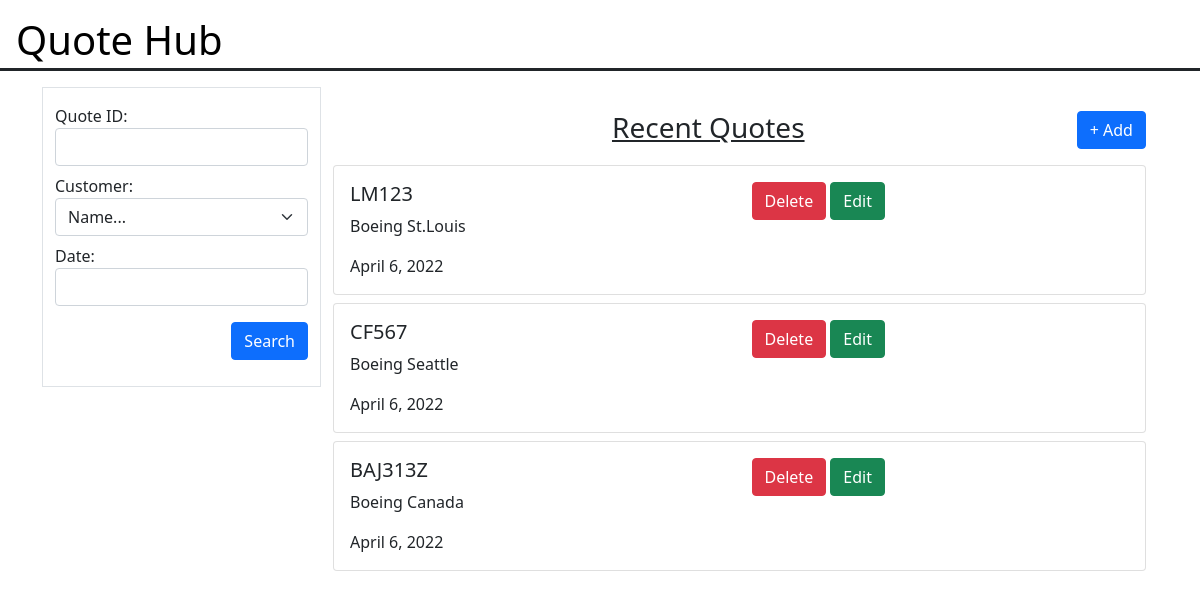
The app's page /home, older data.
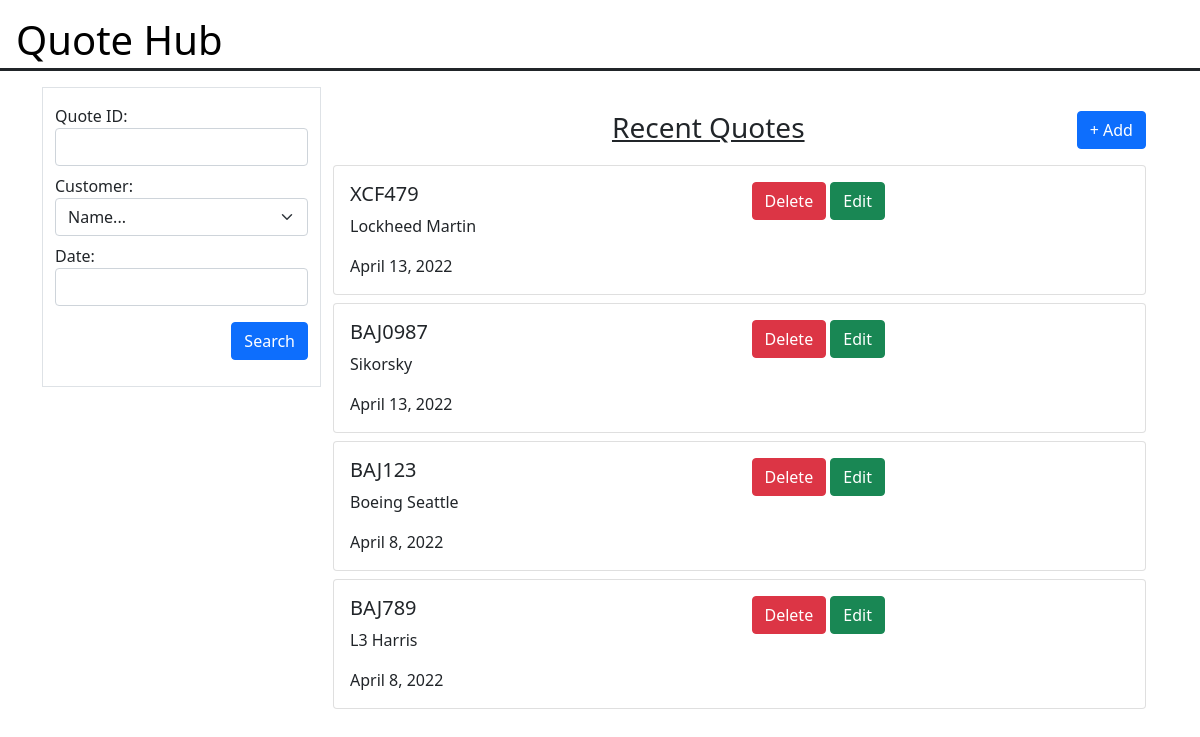
The same page, newer data.
### quote_lm/models.py (models this page shows, shortened)
class QuoteLm(models.Model):
    NONE = ''
    BOEING_CANADA = 'Boeing Canada'
    BOEING_SEATTLE = 'Boeing Seattle'
    BOEING_STLOUIS = 'Boeing St.Louis'
    L3_HARRIS = 'L3 Harris'
    LOCKHEED = 'Lockheed Martin'
    NORTHROP = 'Northrop Grumman'
    SIKORSKY = 'Sikorsky'
    SPIRIT = 'Spirit'
    ALUMINUM = 'AL'
    STEEL = 'STL'
    INVAR = 'INV'
    THIRTYTWORA = '32RA'
    SIXTYFOURRA = '64RA'
    ONETWENTYFIVERA = '125RA'
    CUSTOMER = [
        (NONE, 'Name...'),
        (BOEING_CANADA, 'Boeing Canada'),
        (BOEING_SEATTLE, 'Boeing Seattle'),
        (BOEING_STLOUIS, 'Boeing St.Louis'),
        (L3_HARRIS, 'L3 Harris'),
        (LOCKHEED, 'Lockheed Martin'),
        (NORTHROP, 'Northrop Grumman'),
        (SIKORSKY, 'Sikorsky'),
        (SPIRIT, 'Spirit'),
    ]
    MATERIAL = [
        (NONE, 'Type...'),
        (ALUMINUM, 'Aluminum'),
        (STEEL, 'Steel'),
        (INVAR, 'Invar'),
    ]
    SURFACEFINISH = [
        (NONE, 'Type...'),
        (THIRTYTWORA, '32 Ra'),
        (SIXTYFOURRA, '64 Ra'),
        (ONETWENTYFIVERA, '125 Ra'),
    ]
    quote_id = models.CharField(
        max_length=30,
        default=NONE,
        unique=True
    )
    customer_id = models.CharField(
        max_length=30,
        choices=CUSTOMER,
        default=NONE
    )
    date = models.DateField(default=datetime.date.today())
    length = models.PositiveIntegerField(default=NONE)
    width = models.PositiveIntegerField(default=NONE)
    height = models.PositiveIntegerField(default=NONE)
    material = models.CharField(
        max_length=10,
        choices=MATERIAL,
        default=NONE
    )
    surface_finish = models.CharField(
        max_length=10,
        choices=SURFACEFINISH,
        default=NONE
    )
    h_headers = models.PositiveIntegerField(default=NONE)
    v_headers = models.PositiveIntegerField(default=NONE)
    bubs_num = models.PositiveIntegerField(default=NONE)
    drill_bar_num = models.PositiveIntegerField(default=NONE)

### quote_lm/views.py (the view)
# urls.py: path('home', views.mainpage, name='main_page'),
def mainpage(request):
    form = SearchForm
    display = QuoteLm.objects.order_by('-date')[:6]
    context = {'form': form, 'display': display}
    return render(request, 'mainpage.html', context)

### templates/mainpage.html (shortened to what this page needs)
<!doctype html>
<html lang="en">
  <head>
    {% load crispy_forms_tags %}
    <link href="https://cdn.jsdelivr.net/npm/bootstrap@5.1.3/dist/css/bootstrap.min.css" rel="stylesheet"
>
  </head>
  <body>
    <h1 class="ps-3 pt-3 pb-1 border border-3 border-top-0 border-start-0 border-end-0 border-dark">
        <a href="{% url 'main_page' %}" style="text-decoration:none; color:black">Quote Hub</a></h1>
    <form method="GET" action="home/search">
    <div class="container">
        <div class="container">
            <div class="row mt-3">
                <div class="col-3 border border-1" style="height: 300px">
                <div class="row mb-2 mt-3">
                  <div class="col">
                    <label>Quote ID:</label>
                    {{ form.quote_id|as_crispy_field }}
                  </div>
                </div>
                <div class="row mb-2">
                  <div class="col">
                    <label>Customer:</label>
                    {{ form.customer_id|as_crispy_field }}
                  </div>
                </div>
                <div class="row mb-2">
                  <div class="col">
                    <label>Date:</label>
                    {{ form.date|as_crispy_field }}
                  </div>
                </div>
                <div class="row">
                  <div class="col d-flex justify-content-end">
                    <button class="btn btn-primary mt-2" type="submit">Search</button>
                  </div>
                </div>
            </div>
            <div class="col-9">
                <div class="row mt-4">
                    <div class="col-4"></div>
                    <div class="col-4">
                        <u><h3>Recent Quotes</h3></u>
                    </div>
                    <div class="col-4 d-flex justify-content-end mb-2">
                        <a class="btn btn-primary" href="{% url 'quote_form' %}" role="button">+ Add</a>
                    </div>
                </div>
                    <div class="card-columns">
                        {% for data in display %}
                        <div class="card h-25 mt-2">
                          <div class="card-body">
                              <div class="row">
                                  <div class="col-6">
                                    <h5 class="card-title">{{ data.quote_id }}</h5>
                                    <p class="card-text">{{ data.customer_id }}</p>
                                    <p class="card-text">{{ data.date }}</p>
                                  </div>
                                  <div class="col-6">
                                    <a class="btn btn-danger" href="{% url 'delete' %}?id={{ data.id }}"
                                       onclick="return confirm('Are you sure?');" role="button" name="delete">Delete</a>
                                    <a class="btn btn-success" href="{% url 'edit' %}?id={{ data.id }}" role="button" name="edit">Edit</a>
                                  </div>
                              </div>
                          </div>
                        </div>
                        {% endfor %}
                    </div>
            </div>
        </div>
      </div>
    </div>
    </form>
  </body>
</html>

Row changes from the older to the newer data that the page shows:
removed QuoteLm: quote_id "BAJ313Z", customer_id "Boeing Canada", date "April 6, 2022"
added QuoteLm: quote_id "XCF479", customer_id "Lockheed Martin", date "April 13, 2022"
added QuoteLm: quote_id "BAJ0987", customer_id "Sikorsky", date "April 13, 2022"
changed QuoteLm: quote_id "LM123" → "BAJ123"; customer_id "Boeing St.Louis" → "Boeing Seattle"; date "April 6, 2022" → "April 8, 2022"
changed QuoteLm: quote_id "CF567" → "BAJ789"; customer_id "Boeing Seattle" → "L3 Harris"; date "April 6, 2022" → "April 8, 2022"
